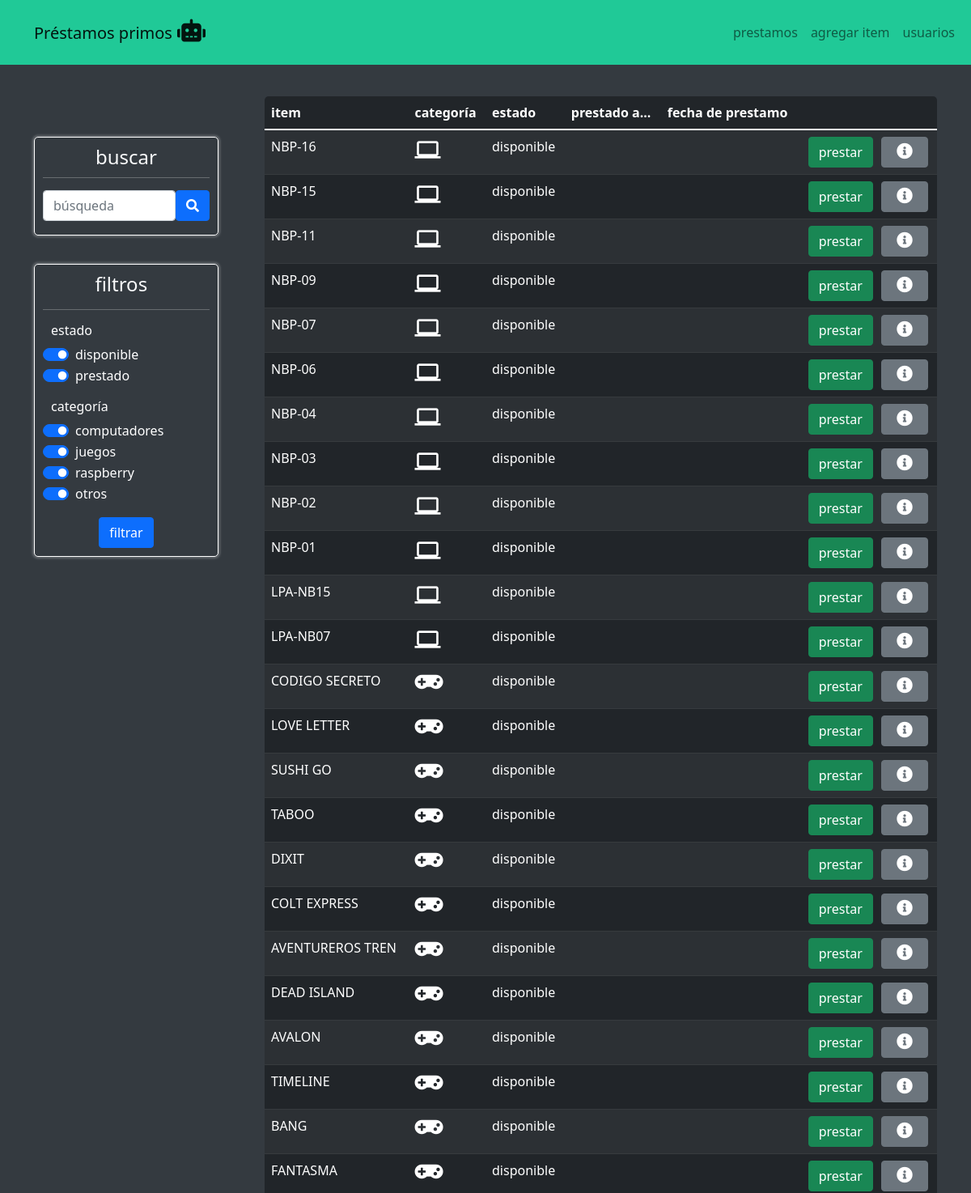
The app's page / (upper part), older data.
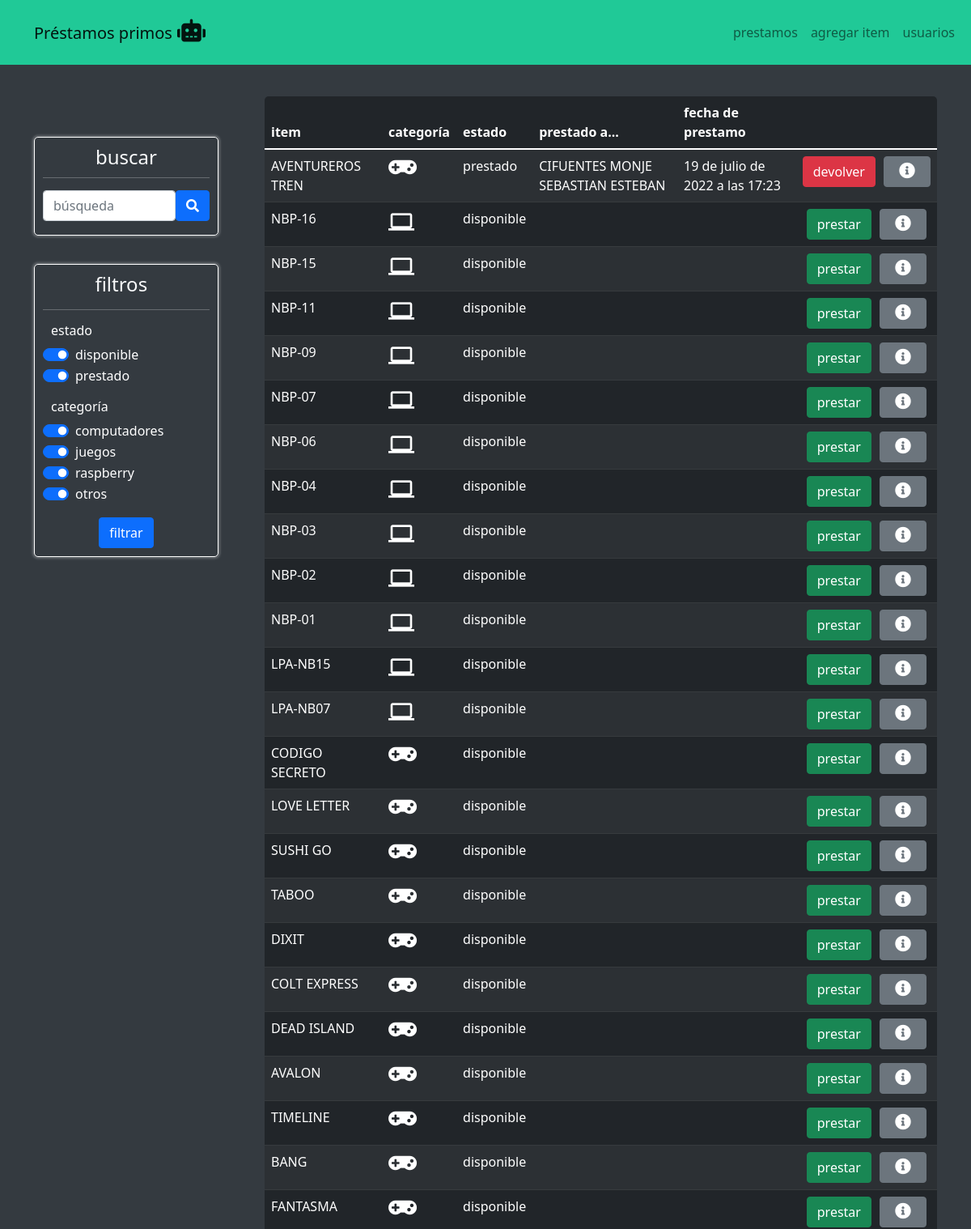
The same page, newer data.
### items/models.py (models this page shows, shortened)
class item(models.Model):
    nombre = models.CharField(max_length=50)
    codigo = models.CharField(max_length=50, blank=True)
    categoria = models.ForeignKey(categoria, on_delete=models.CASCADE)
    description = models.CharField(max_length=250, blank=True)
    disponible = models.BooleanField()
    def __str__(self):
        return self.nombre
    def ver_categoria(self):
        return str(self.categoria)
    class Meta:
        ordering = ['-nombre']

class usuario(models.Model):
    nombre = models.CharField(max_length=150)
    rol = models.CharField(max_length=15, blank=True)
    rut = models.CharField(max_length=15, blank=True)
    correo = models.CharField(max_length=150, blank=True)
    def __str__(self):
        return self.nombre
    class Meta:
        ordering = ['-nombre']

class prestamo(models.Model):
    usuario = models.ForeignKey(usuario, on_delete=models.CASCADE)
    item = models.ForeignKey(item, on_delete=models.CASCADE)
    fecha_prestamo = models.DateTimeField('fecha prestamo', null=True, blank=True)
    fecha_devuelto = models.DateTimeField('fecha devuelto', null=True, blank=True)
    devuelto = models.BooleanField(default=False)

### items/views.py (the view)
# urls.py: path('', views.index, name='index'),
def index(request):
    print('Request para index')
    items = item.objects.order_by("disponible", "id")
    usuarios = usuario.objects.all()
    prestamos = prestamo.objects.all()
    categorias = categoria.objects.all()
    arreglo = []
    for caca in items:
        if caca.disponible == False:
            prestamo_aux = prestamos.filter(item__id = caca.id, devuelto = False).first()
            xd = caca , prestamo_aux.usuario, prestamo_aux.fecha_prestamo
            arreglo.append(xd)
        else:
            xd = caca, '',''
            arreglo.append(xd)
    return render(request, 'index.html', {'items': arreglo, 'usuarios':usuarios, 'prestamos':prestamos, 'categorias':categorias})

### items/models.py (called while the page is built)
    def __str__(self):
        return self.categoria

### items/templates/index.html (shortened to what the changed rows need)
{% extends 'base.html' %}
{% block content %}
<div class="container" style="padding-top: 39px;">
    <div class="row">
        <div class="col-auto col-md-3" style="margin-top: 50px;padding-right: 45px;">
            <div>
                <form
                    style="border-radius: 5px;padding-top: 10px;padding-right: 10px;padding-bottom: 10px;padding-left: 10px;border: 1px solid var(--bs-body-bg);border-top-style: solid;box-shadow: 0px 0px 3px 2px rgba(255,255,255,0.25);"
                    method="POST" action="{% url 'buscar' %}">{% csrf_token %}
                    <h1 class="fs-4 text-center" style="color: var(--bs-gray-100);">buscar</h1>
                </form>
                <form
                    style="margin-top: 35px;border-radius: 5px;border: 1px solid var(--bs-body-bg);padding-left: 10px;padding-top: 10px;padding-bottom: 10px;padding-right: 10px;box-shadow: 0px 0px 3px 2px rgba(255,255,255,0.25);"
                    method="POST" action="{% url 'filtro' %}">{% csrf_token %}
                    {% if casillas %}
                    <h1 class="fs-4 text-center" style="color: var(--bs-gray-100);">filtros&nbsp;&nbsp;</h1>
                    <hr
                        style="background: var(--bs-body-bg);border-width: 1px;border-color: var(--bs-body-bg);color: var(--bs-body-bg);">
                    <h6 style="color: var(--bs-body-bg);padding-left: 10px;">estado</h6>
                    {% if casillas.0 == 'on' %}
                    <div class="form-check form-switch" style="color: var(--bs-body-bg);"><input
                            class="form-check-input" type="checkbox" id="Check-1" name="Check-1" checked="">
                        {% else %}
                        <div class="form-check form-switch" style="color: var(--bs-body-bg);"><input
                                class="form-check-input" type="checkbox" id="Check-1" name="Check-1">
                            {% endif %}
                            <label class="form-check-label" for="Check-1">disponible</label>
                        </div>
                        {% if casillas.1 == 'on' %}
                        <div class="form-check form-switch" style="color: var(--bs-body-bg);"><input
                                class="form-check-input" type="checkbox" id="Check-2" name="Check-2" checked="">
                            {% else %}
                            <div class="form-check form-switch" style="color: var(--bs-body-bg);"><input
                                    class="form-check-input" type="checkbox" id="Check-2" name="Check-2">
                                {% endif %}
                                <label class="form-check-label" for="Check-2">prestado</label>
                            </div>
                            <h6 style="color: var(--bs-body-bg);padding: 0px;padding-left: 10px;padding-top: 15px;">
                                categoría</h6>
                            {% if casillas.2 == 'on' %}
                            <div class="form-check form-switch" style="color: var(--bs-body-bg);"><input
                                    class="form-check-input" type="checkbox" id="Check-3" name="Check-3" checked="">
                                {% else %}
                                <div class="form-check form-switch" style="color: var(--bs-body-bg);"><input
                                        class="form-check-input" type="checkbox" id="Check-3" name="Check-3">
                                    {% endif %}
                                    <label class="form-check-label" for="Check-3">computadores</label>
                                </div>
                                {% if casillas.3 == 'on' %}
                                <div class="form-check form-switch" style="color: var(--bs-body-bg);"><input
                                        class="form-check-input" type="checkbox" id="Check-4" name="Check-4" checked="">
                                    {% else %}
                                    <div class="form-check form-switch" style="color: var(--bs-body-bg);"><input
                                            class="form-check-input" type="checkbox" id="Check-4" name="Check-4">
                                        {% endif %}
                                        <label class="form-check-label" for="Check-4">juegos</label>
                                    </div>
                                    {% if casillas.4 == 'on' %}
                                    <div class="form-check form-switch" style="color: var(--bs-body-bg);"><input
                                            class="form-check-input" type="checkbox" id="Check-5" name="Check-5" checked="">
                                        {% else %}
                                        <div class="form-check form-switch" style="color: var(--bs-body-bg);"><input
                                                class="form-check-input" type="checkbox" id="Check-5" name="Check-5">
                                            {% endif %}
                                            <label class="form-check-label" for="Check-4">raspberry</label>
                                        </div>
                                        {% if casillas.5 == 'on' %}
                                        <div class="form-check form-switch" style="color: var(--bs-body-bg);"><input
                                                class="form-check-input" type="checkbox" id="Check-6" name="Check-6" checked="">
                                            {% else %}
                                            <div class="form-check form-switch" style="color: var(--bs-body-bg);"><input
                                                    class="form-check-input" type="checkbox" id="Check-6" name="Check-6">
                                                {% endif %}
                                                <label class="form-check-label" for="Check-4">otros</label>
                                            </div>
                                    <div class="d-xl-flex justify-content-xl-center" style="padding-top: 15px;">
                                        <button class="btn btn-primary" type="submit">filtrar</button>
                                    </div>
                                    {% else %}
                                    <h1 class="fs-4 text-center" style="color: var(--bs-gray-100);">
                                        filtros&nbsp;&nbsp;</h1>
                                    {% endif %}
                </form>
            </div>
        </div>
        <div class="col-md-9">
            <div class="table-responsive" style="border-radius: 5px;border: 1px none var(--bs-body-bg);">
                <table class="table table-striped table-dark">
                    <thead>
                        <tr>
                            <th>item</th>
                            <th>categoría</th>
                            <th>estado</th>
                            <th>prestado a...</th>
                            <th>fecha de prestamo</th>
                            <th></th>
                        </tr>
                    </thead>
                    <tbody>
                        {% for item in items %}
                        <tr>
                            <td>{{ item.0 }} </td>
                            {% if item.0.ver_categoria == "juego" %}
                            <td><i class="fas fa-gamepad fs-3"></i></td>
                            {% elif item.0.ver_categoria == "computador" %}
                            <td><i class="material-icons fs-2">computer</i></td>
                            {% elif item.0.ver_categoria == "raspberry" %}
                            <td><svg xmlns="http://www.w3.org/2000/svg" viewBox="-52.5 0 512 512" width="1em" height="1em" fill="currentColor" class="fs-2">
                                <path d="M372 232.5l-3.7-6.5c.1-46.4-21.4-65.3-46.5-79.7 7.6-2 15.4-3.6 17.6-13.2 13.1-3.3 15.8-9.4 17.1-15.8 3.4-2.3 14.8-8.7 13.6-19.7 6.4-4.4 10-10.1 8.1-18.1 6.9-7.5 8.7-13.7 5.8-19.4 8.3-10.3 4.6-15.6 1.1-20.9 6.2-11.2.7-23.2-16.6-21.2-6.9-10.1-21.9-7.8-24.2-7.8-2.6-3.2-6-6-16.5-4.7-6.8-6.1-14.4-5-22.3-2.1-9.3-7.3-15.5-1.4-22.6.8C271.6.6 269 5.5 263.5 7.6c-12.3-2.6-16.1 3-22 8.9l-6.9-.1c-18.6 10.8-27.8 32.8-31.1 44.1-3.3-11.3-12.5-33.3-31.1-44.1l-6.9.1c-5.9-5.9-9.7-11.5-22-8.9-5.6-2-8.1-7-19.4-3.4-4.6-1.4-8.9-4.4-13.9-4.3-2.6.1-5.5 1-8.7 3.5-7.9-3-15.5-4-22.3 2.1-10.5-1.3-14 1.4-16.5 4.7-2.3 0-17.3-2.3-24.2 7.8C21.2 16 15.8 28 22 39.2c-3.5 5.4-7.2 10.7 1.1 20.9-2.9 5.7-1.1 11.9 5.8 19.4-1.8 8 1.8 13.7 8.1 18.1-1.2 11 10.2 17.4 13.6 19.7 1.3 6.4 4 12.4 17.1 15.8 2.2 9.5 10 11.2 17.6 13.2-25.1 14.4-46.6 33.3-46.5 79.7l-3.7 6.5c-28.8 17.2-54.7 72.7-14.2 117.7 2.6 14.1 7.1 24.2 11 35.4 5.9 45.2 44.5 66.3 54.6 68.8 14.9 11.2 30.8 21.8 52.2 29.2C159 504.2 181 512 203 512h1c22.1 0 44-7.8 64.2-28.4 21.5-7.4 37.3-18 52.2-29.2 10.2-2.5 48.7-23.6 54.6-68.8 3.9-11.2 8.4-21.3 11-35.4 40.6-45.1 14.7-100.5-14-117.7zm-22.2-8c-1.5 18.7-98.9-65.1-82.1-67.9 45.7-7.5 83.6 19.2 82.1 67.9zm-43 93.1c-24.5 15.8-59.8 5.6-78.8-22.8s-14.6-64.2 9.9-80c24.5-15.8 59.8-5.6 78.8 22.8s14.6 64.2-9.9 80zM238.9 29.3c.8 4.2 1.8 6.8 2.9 7.6 5.4-5.8 9.8-11.7 16.8-17.3 0 3.3-1.7 6.8 2.5 9.4 3.7-5 8.8-9.5 15.5-13.3-3.2 5.6-.6 7.3 1.2 9.6 5.1-4.4 10-8.8 19.4-12.3-2.6 3.1-6.2 6.2-2.4 9.8 5.3-3.3 10.6-6.6 23.1-8.9-2.8 3.1-8.7 6.3-5.1 9.4 6.6-2.5 14-4.4 22.1-5.4-3.9 3.2-7.1 6.3-3.9 8.8 7.1-2.2 16.9-5.1 26.4-2.6l-6 6.1c-.7.8 14.1.6 23.9.8-3.6 5-7.2 9.7-9.3 18.2 1 1 5.8.4 10.4 0-4.7 9.9-12.8 12.3-14.7 16.6 2.9 2.2 6.8 1.6 11.2.1-3.4 6.9-10.4 11.7-16 17.3 1.4 1 3.9 1.6 9.7.9-5.2 5.5-11.4 10.5-18.8 15 1.3 1.5 5.8 1.5 10 1.6-6.7 6.5-15.3 9.9-23.4 14.2 4 2.7 6.9 2.1 10 2.1-5.7 4.7-15.4 7.1-24.4 10 1.7 2.7 3.4 3.4 7.1 4.1-9.5 5.3-23.2 2.9-27 5.6.9 2.7 3.6 4.4 6.7 5.8-15.4.9-57.3-.6-65.4-32.3 15.7-17.3 44.4-37.5 93.7-62.6-38.4 12.8-73 30-102 53.5-34.3-15.9-10.8-55.9 5.8-71.8zm-34.4 114.6c24.2-.3 54.1 17.8 54 34.7-.1 15-21 27.1-53.8 26.9-32.1-.4-53.7-15.2-53.6-29.8 0-11.9 26.2-32.5 53.4-31.8zm-123-12.8c3.7-.7 5.4-1.5 7.1-4.1-9-2.8-18.7-5.3-24.4-10 3.1 0 6 .7 10-2.1-8.1-4.3-16.7-7.7-23.4-14.2 4.2-.1 8.7 0 10-1.6-7.4-4.5-13.6-9.5-18.8-15 5.8.7 8.3.1 9.7-.9-5.6-5.6-12.7-10.4-16-17.3 4.3 1.5 8.3 2 11.2-.1-1.9-4.2-10-6.7-14.7-16.6 4.6.4 9.4 1 10.4 0-2.1-8.5-5.8-13.3-9.3-18.2 9.8-.1 24.6 0 23.9-.8l-6-6.1c9.5-2.5 19.3.4 26.4 2.6 3.2-2.5-.1-5.6-3.9-8.8 8.1 1.1 15.4 2.9 22.1 5.4 3.5-3.1-2.3-6.3-5.1-9.4 12.5 2.3 17.8 5.6 23.1 8.9 3.8-3.6.2-6.7-2.4-9.8 9.4 3.4 14.3 7.9 19.4 12.3 1.7-2.3 4.4-4 1.2-9.6 6.7 3.8 11.8 8.3 15.5 13.3 4.1-2.6 2.5-6.2 2.5-9.4 7 5.6 11.4 11.5 16.8 17.3 1.1-.8 2-3.4 2.9-7.6 16.6 15.9 40.1 55.9 6 71.8-29-23.5-63.6-40.7-102-53.5 49.3 25 78 45.3 93.7 62.6-8 31.8-50 33.2-65.4 32.3 3.1-1.4 5.8-3.2 6.7-5.8-4-2.8-17.6-.4-27.2-5.6zm60.1 24.1c16.8 2.8-80.6 86.5-82.1 67.9-1.5-48.7 36.5-75.5 82.1-67.9zM38.2 342c-23.7-18.8-31.3-73.7 12.6-98.3 26.5-7 9 107.8-12.6 98.3zm91 98.2c-13.3 7.9-45.8 4.7-68.8-27.9-15.5-27.4-13.5-55.2-2.6-63.4 16.3-9.8 41.5 3.4 60.9 25.6 16.9 20 24.6 55.3 10.5 65.7zm-26.4-119.7c-24.5-15.8-28.9-51.6-9.9-80s54.3-38.6 78.8-22.8 28.9 51.6 9.9 80c-19.1 28.4-54.4 38.6-78.8 22.8zM205 496c-29.4 1.2-58.2-23.7-57.8-32.3-.4-12.7 35.8-22.6 59.3-22 23.7-1 55.6 7.5 55.7 18.9.5 11-28.8 35.9-57.2 35.4zm58.9-124.9c.2 29.7-26.2 53.8-58.8 54-32.6.2-59.2-23.8-59.4-53.4v-.6c-.2-29.7 26.2-53.8 58.8-54 32.6-.2 59.2 23.8 59.4 53.4v.6zm82.2 42.7c-25.3 34.6-59.6 35.9-72.3 26.3-13.3-12.4-3.2-50.9 15.1-72 20.9-23.3 43.3-38.5 58.9-26.6 10.5 10.3 16.7 49.1-1.7 72.3zm22.9-73.2c-21.5 9.4-39-105.3-12.6-98.3 43.9 24.7 36.3 79.6 12.6 98.3z"></path>
                            </svg></td>
                            {% else %}
                            <td></td>
                            {% endif %}
                            {% if item.0.disponible == True %}
                            <td>disponible</td>
                            {% else %}
                            <td>prestado</td>
                            {% endif %}
                            {% if item.0.disponible == True %}
                            <td></td>
                            <td></td>
                            {% else %}
                            <td>{{ item.1 }}</td>
                            <td>{{ item.2}}</td>
                            {% endif %}
                            <td>
                                <div class="d-flex d-lg-flex justify-content-start align-items-center justify-content-lg-center align-items-lg-center">
                                    {% if item.0.disponible == True %}
                                    <button class="btn btn-success" type="button"
                                        data-bs-target="#modal-{{item.0.id}}" data-bs-toggle="modal">prestar</button>
                                    {% else %}
                                    <form method="POST" action="{% url 'devolver' %}">{% csrf_token %}
                                        <button class="btn btn-danger" type="submit">devolver</button>
                                    </form>
                                    {% endif %}
                                    <form method="POST" action="{% url 'item_' item.0.id %}">{% csrf_token %}
                                        <button class="btn btn-secondary" type="submit"
                                            style="text-align: center;padding-left: 18px;padding-right: 18px;margin-left: 10px;">
                                            <i class="fas fa-info-circle fs-5"></i>
                                        </button>
                                    </form>
                                </div>
                            </td>
                        </tr>
                        {% endfor %}
                    </tbody>
                </table>
            </div>
        </div>
    </div>
</div>
{% endblock %}

Row changes from the older to the newer data that the page shows:
changed item "AVENTUREROS TREN": nombre (not shown) → "CIFUENTES MONJE SEBASTIAN ESTEBAN"; fecha_prestamo (not shown) → "19 de julio de 2022 a las 17:23"; disponible "disponible prestar" → "prestado devolver"; moves up the list
